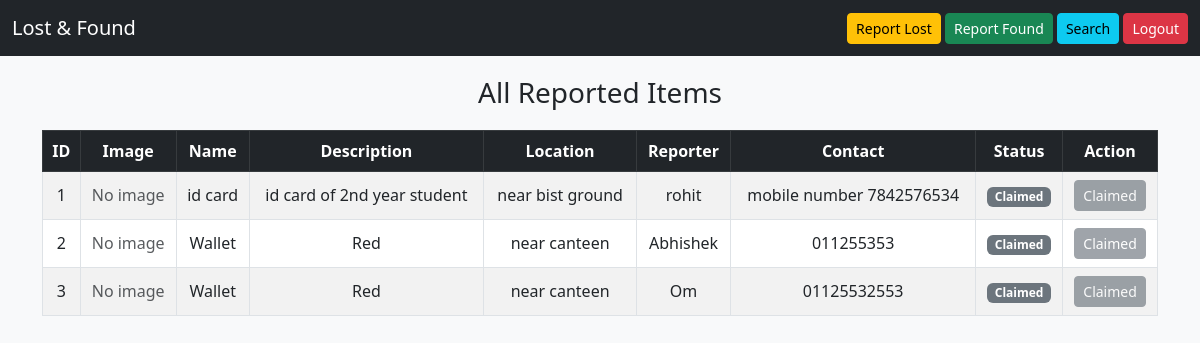
The page / (signed in) on the database its author committed.
### tables this page shows
CREATE TABLE items (
            id INTEGER PRIMARY KEY AUTOINCREMENT,
            name TEXT NOT NULL,
            description TEXT,
            location TEXT,
            reporter_name TEXT,
            contact TEXT,
            status TEXT CHECK(status IN ('lost', 'found', 'claimed')) DEFAULT 'lost',
            user_id INTEGER,
            FOREIGN KEY(user_id) REFERENCES users(id)
        );

### app.py (the view)
@app.route('/')
@login_required
def home():
    items = get_all_items()
    return render_template('home.html', items=items)

### app.py (called while the page is built)
@login_manager.user_loader
def load_user(user_id):
    conn = sqlite3.connect('lost_and_found.db')
    c = conn.cursor()
    c.execute("SELECT * FROM users WHERE id = ?", (user_id,))
    user = c.fetchone()
    conn.close()
    if user:
        return User(user[0], user[1])
    return None

### database.py (called while the page is built)
def get_all_items():
    conn = sqlite3.connect('lost_and_found.db')
    c = conn.cursor()
    c.execute("SELECT * FROM items")
    items = c.fetchall()
    conn.close()
    return items

### templates/home.html (shortened to what this page needs)
<!DOCTYPE html>
<html lang="en">
<head>
  <link href="https://cdn.jsdelivr.net/npm/bootstrap@5.3.0/dist/css/bootstrap.min.css" rel="stylesheet">
</head>
<body>
  <nav class="navbar navbar-expand-lg navbar-dark bg-dark">
    <div class="container-fluid">
      <a class="navbar-brand" href="#">Lost & Found</a>
      <div>
        <a href="{{ url_for('report_lost') }}" class="btn btn-warning btn-sm">Report Lost</a>
        <a href="{{ url_for('report_found') }}" class="btn btn-success btn-sm">Report Found</a>
        <a href="{{ url_for('search') }}" class="btn btn-info btn-sm">Search</a>
        <a href="{{ url_for('logout') }}" class="btn btn-danger btn-sm">Logout</a>
      </div>
    </div>
  </nav>
  <div class="container">
    <h3 class="text-center">All Reported Items</h3>
    <div class="table-responsive">
      <table class="table table-bordered table-striped align-middle text-center">
        <thead class="table-dark">
          <tr>
            <th>ID</th>
            <th>Image</th>
            <th>Name</th>
            <th>Description</th>
            <th>Location</th>
            <th>Reporter</th>
            <th>Contact</th>
            <th>Status</th>
            <th>Action</th>
          </tr>
        </thead>
        <tbody>
          {% for item in items %}
          <tr>
            <td>{{ item[0] }}</td>
            <td>
              {% if item[8] %}
                <img src="{{ url_for('static', filename='uploads/' ~ item[8]) }}" width="70" height="70" style="object-fit:cover;">
              {% else %}
                <span class="text-muted">No image</span>
              {% endif %}
            </td>
            <td>{{ item[1] }}</td>
            <td>{{ item[2] }}</td>
            <td>{{ item[3] }}</td>
            <td>{{ item[4] }}</td>
            <td>{{ item[5] }}</td>
            <td>
              {% if item[6] == 'lost' %}
                <span class="badge bg-warning text-dark">Lost</span>
              {% elif item[6] == 'found' %}
                <span class="badge bg-success">Found</span>
              {% else %}
                <span class="badge bg-secondary">Claimed</span>
              {% endif %}
            </td>
            <td>
              {% if item[6] != 'claimed' %}
                <a href="{{ url_for('claim', item_id=item[0]) }}" class="btn btn-primary btn-sm">Claim</a>
              {% else %}
                <button class="btn btn-secondary btn-sm" disabled>Claimed</button>
              {% endif %}
            </td>
          </tr>
          {% endfor %}
        </tbody>
      </table>
    </div>
  </div>
</body>
</html>

### templates/home.html (style rules this page uses)
body { background-color: #f8f9fa; }
.navbar { margin-bottom: 20px; }
.container h3 { margin-bottom: 20px; }

### rows shown on the page
items: id "1", name "id card", description "id card of 2nd year student", location "near bist ground", reporter_name "rohit", contact "mobile number 7842576534", status "Claimed"
items: id "2", name "Wallet", description "Red", location "near canteen", reporter_name "Abhishek", contact "011255353", status "Claimed"
items: id "3", name "Wallet", description "Red", location "near canteen", reporter_name "Om", contact "01125532553", status "Claimed"
